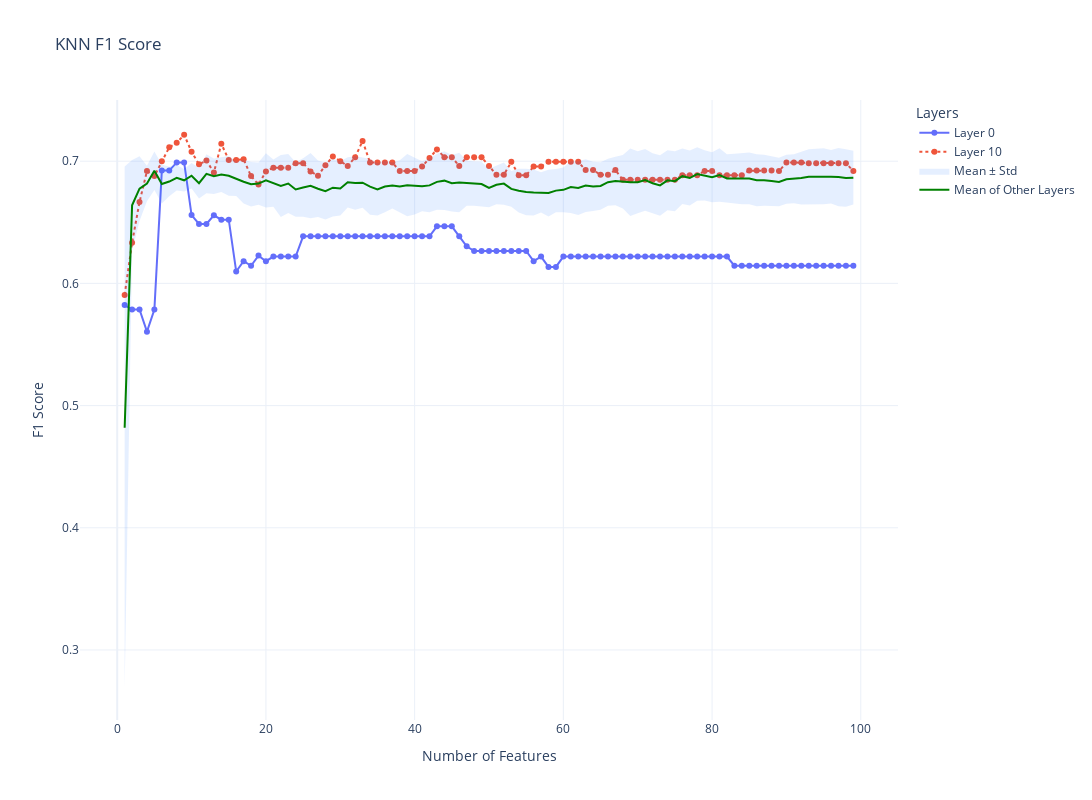

The code cell stored with this chart in its notebook:
### Code cell
plot_decision_tree_f1(knn_results, selected_layers=[0, 10], title="KNN F1 Score")
